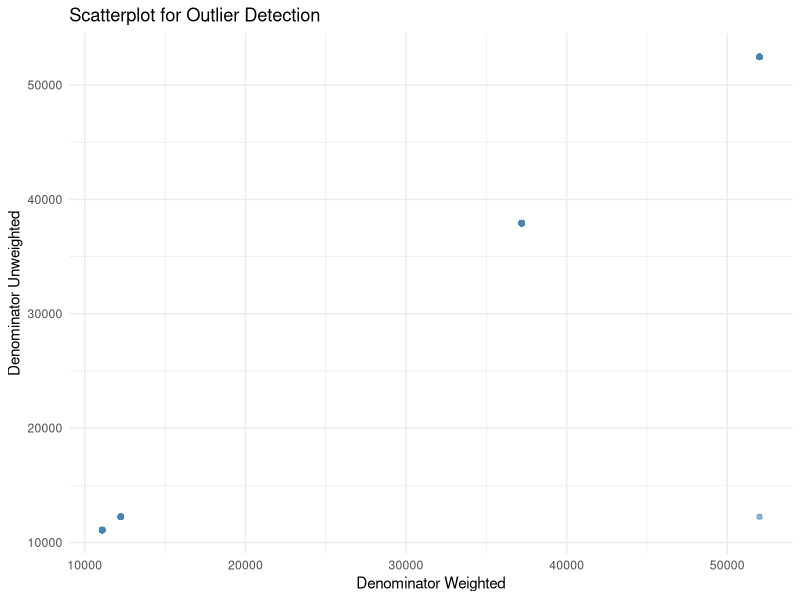
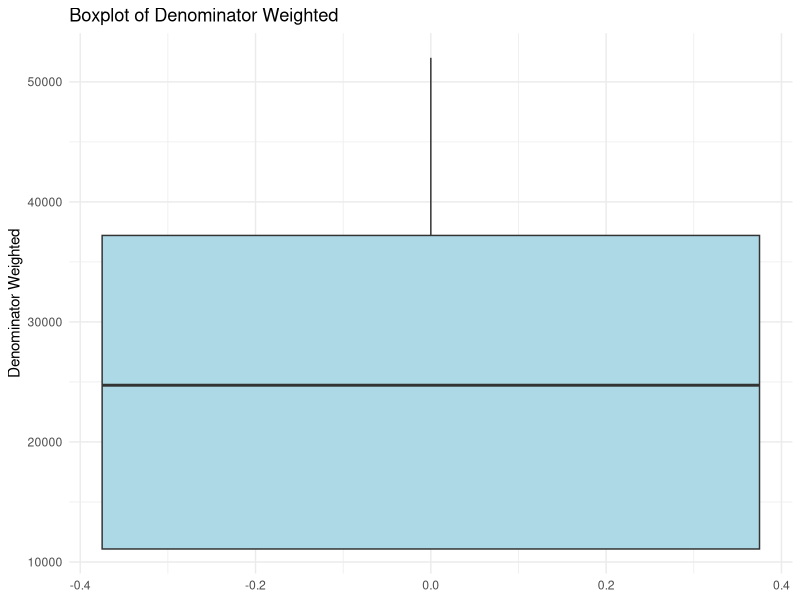

Generate these figures, in order, with R: (Note: this script raises an error after producing the figures.)
## ---- chunk 1
library(dplyr)
library(tidyr)
library(stringr)
library(readr)
library(here)
library(ggplot2)

## ---- chunk 2
wtr_df <- read_csv(here("data","raw", "water_national_zaf.csv"))
## ---- chunk 3
head(wtr_df)
## ---- chunk 4
wtr_df <- wtr_df[-1, ]
## ---- chunk 5
dim(wtr_df)
## ---- chunk 6
dup_check <- wtr_df %>%
  group_by(Indicator, SurveyYear, CharacteristicId, Value, DenominatorWeighted) %>%
  filter(n() > 1)

dup_check

## ---- chunk 7
wtr_df <- wtr_df %>%
  distinct(Indicator, SurveyYear, CharacteristicId, Value, DenominatorWeighted, .keep_all = TRUE)

## ---- chunk 8

data.frame(
  Column = names(wtr_df),
  Missing_Percentage = paste0(round(colMeans(is.na(wtr_df)) * 100, 2), "%")
  )

## ---- chunk 9
data.frame(
  Column = names(wtr_df),
  Missing_Data = paste0(colSums(is.na(wtr_df)))
  )
## ---- chunk 10
data.frame(
  Column = names(wtr_df),
  paste0(sapply(wtr_df, typeof))
)

## ---- chunk 11
str(wtr_df)

## ---- chunk 12
wtr_df <- wtr_df %>%
  mutate(
        Value = as.numeric(Value),
    Precision = as.numeric(Precision),
    SurveyYear = as.integer(SurveyYear),
    IndicatorOrder = as.integer(IndicatorOrder),
    CharacteristicId = as.integer(CharacteristicId),
    CharacteristicOrder = as.integer(CharacteristicOrder),
    IsTotal = as.logical(as.integer(IsTotal)),
    IsPreferred = as.logical(as.integer(IsPreferred)),
    SurveyYearLabel = as.integer(SurveyYearLabel),
    DenominatorWeighted = as.numeric(DenominatorWeighted),
    DenominatorUnweighted = as.numeric(DenominatorUnweighted),
  )
## ---- chunk 13
wtr_df <- wtr_df %>%
  select(
    -ISO3, 
    -DHS_CountryCode, 
    -CountryName, 
    -SurveyId,
    -ByVariableId, 
    -ByVariableLabel, 
    -IsTotal,
    -RegionId, 
    -SurveyYearLabel, 
    -SurveyType,
    -CharacteristicOrder
  )
## ---- chunk 14

wtr_df <- wtr_df %>%
  fill(DenominatorWeighted, DenominatorUnweighted, .direction = "down")

wtr_df[
       c("DataId","DenominatorWeighted", "DenominatorUnweighted")]

## ---- chunk 15

wtr_df$DenominatorUnweighted[wtr_df$DataId == "795270"] <- 12247

## ---- chunk 16
ggplot(wtr_df, aes(x = DenominatorWeighted, y = DenominatorUnweighted)) +
  geom_point(alpha = 0.6, color = "steelblue") +
  labs(title = "Scatterplot for Outlier Detection",
       x = "Denominator Weighted",
       y = "Denominator Unweighted") +
  theme_minimal()


ggplot(wtr_df, aes(y = DenominatorWeighted)) +
  geom_boxplot(fill = "lightblue", outlier.color = "red", outlier.shape = 16) +
  labs(title = "Boxplot of Denominator Weighted",
       y = "Denominator Weighted") +
  theme_minimal()


## ---- chunk 17
unique(wtr_df$Indicator)

## ---- chunk 18
write_csv(wtr_df, here("data","processed", "water_cleaned.csv"))
